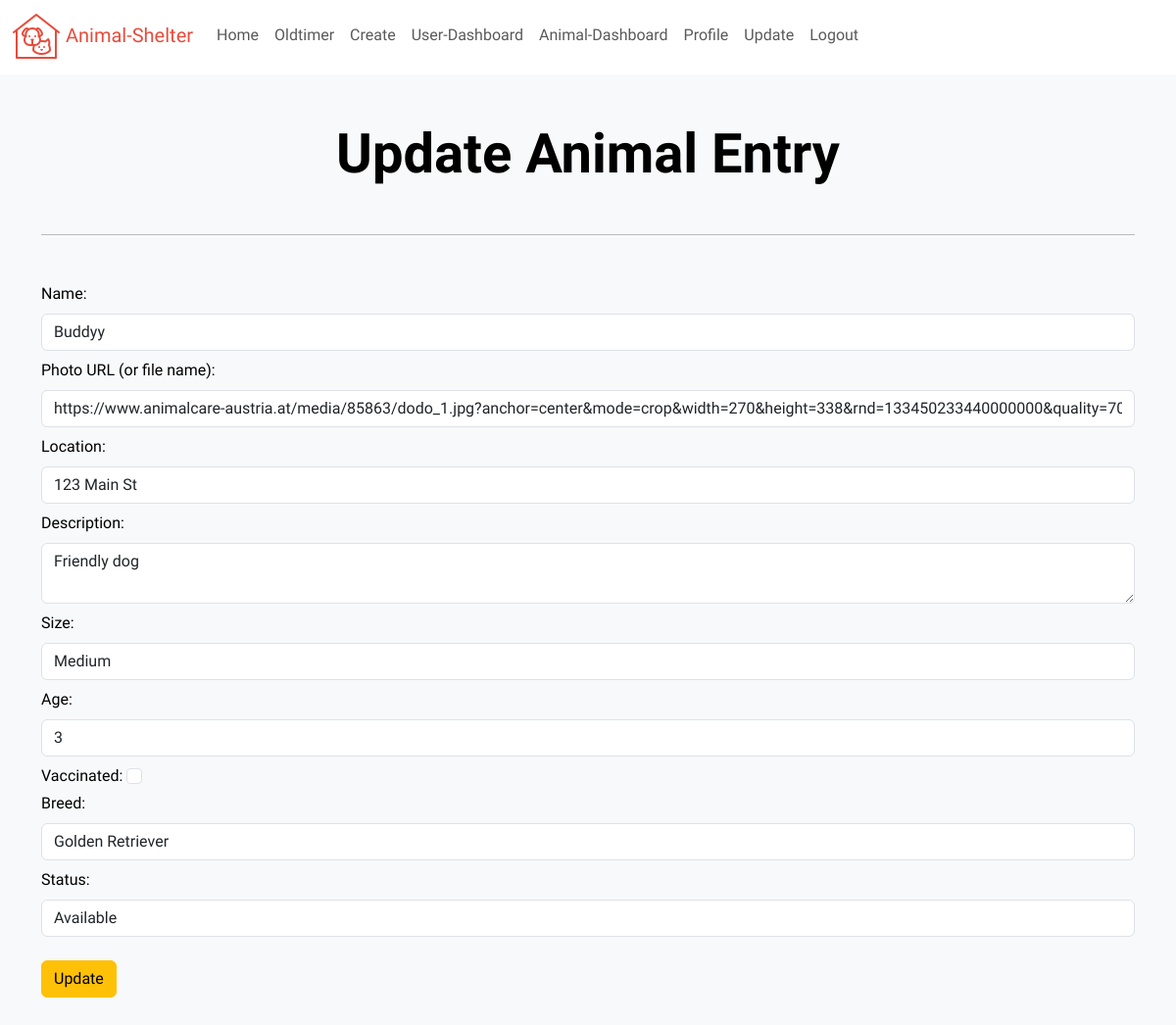
/Animals/update.php?id=1 (signed in), run on the app's committed database.
### tables this page shows
CREATE TABLE `animal` (
  `animal_id` int(11) NOT NULL,
  `name` varchar(255) NOT NULL,
  `photo_url` varchar(255) NOT NULL,
  `location` varchar(255) NOT NULL,
  `description` text DEFAULT NULL,
  `size` varchar(50) DEFAULT NULL,
  `age` int(11) DEFAULT NULL,
  `vaccinated` tinyint(1) DEFAULT NULL,
  `breed` varchar(100) NOT NULL,
  `status` enum('Adopted','Available') NOT NULL
);

### Animals/update.php (the view, shortened to what this page needs)
<?php
require_once '../components/db_Connect.php';
$id = $name = $photo_url = $location = $description = $size = $age = $vaccinated = $breed = $status = '';
if (isset($_GET["id"])) {
    $id = $_GET["id"];
    $selectQuery = "SELECT * FROM `animal` WHERE `animal_id`='$id'";
    $result = mysqli_query($conn, $selectQuery);
    if ($result && mysqli_num_rows($result) > 0) {
        $row = mysqli_fetch_assoc($result);
        $name = $row["name"];
        $photo_url = $row["photo_url"];
        $location = $row["location"];
        $description = $row["description"];
        $size = $row["size"];
        $age = $row["age"];
        $vaccinated = $row["vaccinated"];
        $breed = $row["breed"];
        $status = $row["status"];
    } else {
        echo "
        <div class='alert alert-danger mb-0' role='alert'>
            No data found for the specified ID.
        </div>
        ";
    }
}
?>
<!DOCTYPE html>
<html lang="en">
<head>
  <link href="https://cdn.jsdelivr.net/npm/bootstrap@5.3.2/dist/css/bootstrap.min.css" rel="stylesheet">
  <link rel="stylesheet" href="../style/stylesheet.css">
</head>
<body>
    <?php require_once '../components/navbar.php'; ?>
    <div class="container">
        <h1 class="fw-bold text-center my-5 display-4">Update Animal Entry</h1>
        <hr class='my-2 mb-5'>
    </div>
    <div class="container">
    <form action="" method="post" name="updateForm" onsubmit="return checkFormLength();">
        <label for="name" class="form-label">Name:</label>
        <input type="text" name="name" class="form-control mb-2" value="<?php echo $name; ?>" required>
        <label for="photo_url" class="form-label">Photo URL (or file name):</label>
        <input type="text" name="photo_url" class="form-control mb-2" value="<?php echo $photo_url; ?>" required>
        <label for="location" class="form-label">Location:</label>
        <input type="text" name="location" class="form-control mb-2" value="<?php echo $location; ?>" required>
        <label for="description" class="form-label">Description:</label>
        <textarea name="description" class="form-control mb-2" required><?php echo $description; ?></textarea>
        <label for="size" class="form-label">Size:</label>
        <input type="text" name="size" class="form-control mb-2" value="<?php echo $size; ?>" required>
        <label for="age" class="form-label">Age:</label>
        <input type="number" name="age" class="form-control mb-2" value="<?php echo $age; ?>" required>
        <label for="vaccinated" class="form-check-label">Vaccinated:</label>
        <input type="checkbox" name="vaccinated" class="form-check-input mb-2" <?php echo ($vaccinated == 1) ? 'checked' : ''; ?>>
        <br>
        <label for="breed" class="form-label">Breed:</label>
        <input type="text" name="breed" class="form-control mb-2" value="<?php echo $breed; ?>" required>
        <label for="status" class="form-label">Status:</label>
        <select name="status" class="form-control mb-2" required>
            <option value="Available" <?php echo ($status == 'Available') ? 'selected' : ''; ?>>Available</option>
        </select>
        <input type="submit" value="Update" name="update" class="btn btn-warning mt-3 mb-5">
    </form>
</div>
</body>
</html>

### style/stylesheet.css (style rules this page uses)
:root { --primary-color: #F8F9FA; --secondary-color: #f1eeee; --accent-color: #e74c3c; --text-color: #000000; --font:'Bai Jamjuree', sans-serif; }

### Animals/update.php (style rules this page uses)
body { font-family: var(--font); background-color: var(--primary-color); color: var(--text-color); }

### data on the page
animal: name "Buddyy", photo_url "https://www.animalcare-austria.at/media/85863/dodo_1.jpg?anchor=center&mode=crop&width=270&height=338&rnd=133450233440000000&quality=70", location "123 Main St", description "Friendly dog", size "Medium", age "3", breed "Golden Retriever", status "Available"
